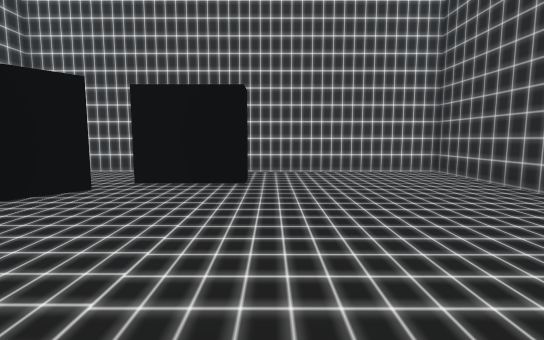
View 1 (above)

12 first-person views from a walk through a Unity game level. The camera is 1.2 m above the floor, tilts 6° down and sees 85° across. The floor is counted in squares, 1 m on a side. Each view is taken from the middle of a square. On the plan, view 1 faces up. The plan holds only what a view shows up to about 13 squares ahead; the rest is blank. The player character is not drawn. Some animated figures are left out.

View 2
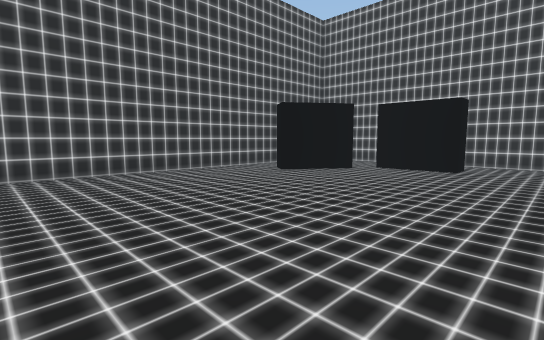

View 3
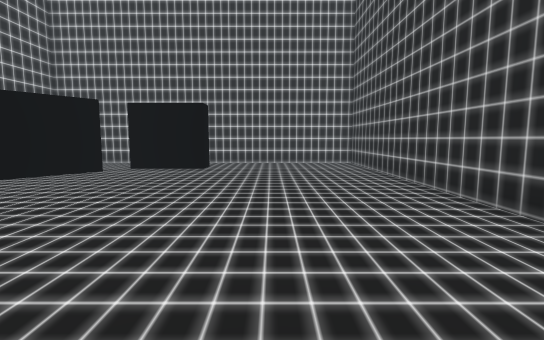

View 4
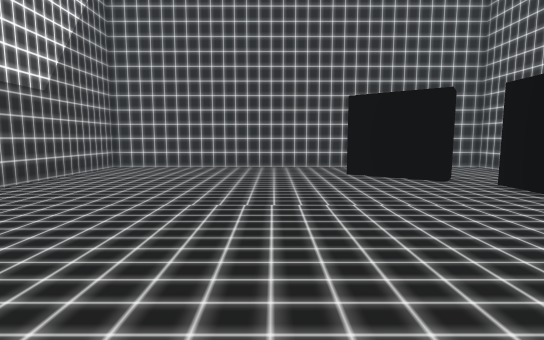

View 5
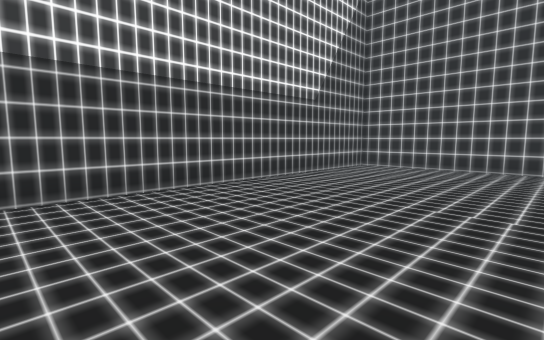

View 6
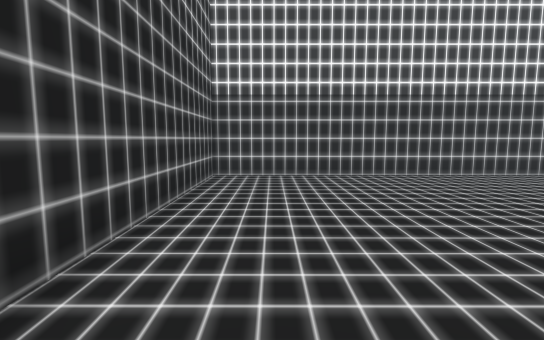

View 7
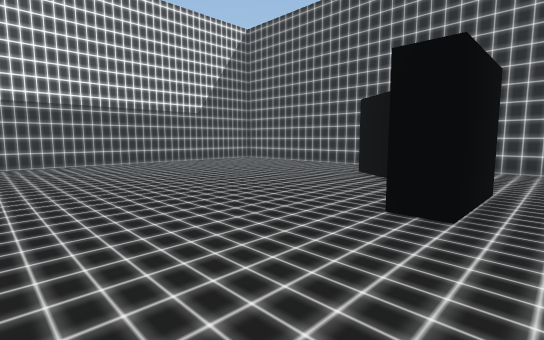

View 8
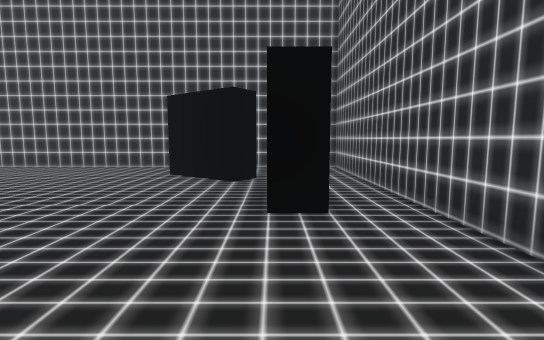

View 9
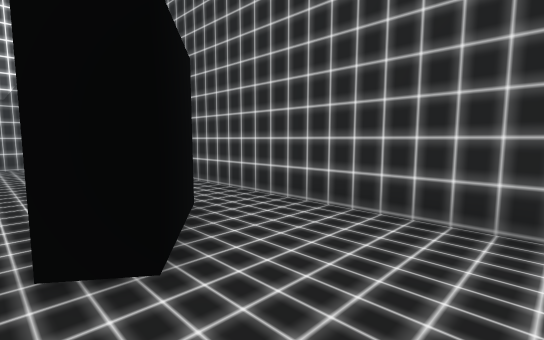

View 10
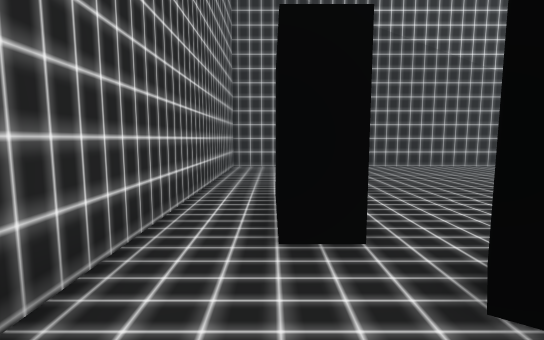

View 11
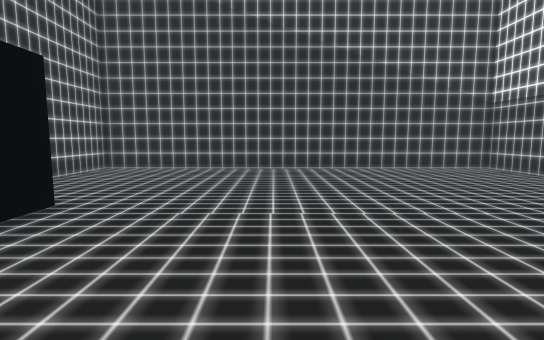

View 12
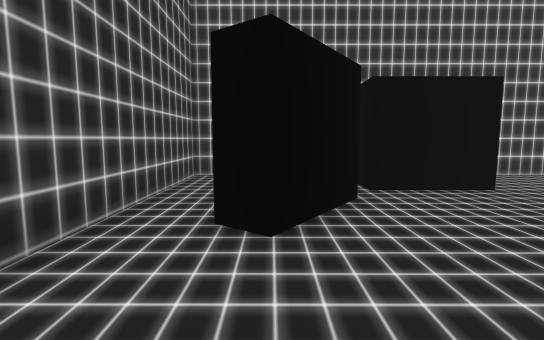

### Floor plan
Points are (right, up) in squares from view 1. A wall is a line through its corners. A room is listed if a view was taken in it or the views show most of it. See-through windows are left out.
Room 1 (views 1, 2, 3, 4, 5, 6, 7, 8, 11, 12)
walls: (-4.3, 6.9) (-6, 4.5); (-0.7, 9) (-0.7, 7.9) (-3.7, 7.9); (-8.5, 3.5) (-8.5, -4.7) (5.9, -4.7) (5.9, 10.7) (-0.6, 10.7)
ways out: opening at (-7.5, 4.5) to room 2; opening at (-1, 10) to room 2
Room 2 (views 9, 10)
walls: (-5.1, 7.6) (-4.3, 6.9); (-3.7, 7.9) (-3.7, 8.9) (-1.5, 8.9); (-6, 4.5) (-6.8, 5.2); (-0.6, 10.7) (-8.5, 10.7) (-8.5, 3.5)
ways out: opening at (-7.5, 4.5) to room 1; opening at (-1, 10) to room 1

Where each view was taken, in squares from view 1:
view 1: 0 up, 0 right, facing up
view 2: 4 down, 2 right, facing up-left
view 3: 4 down, 2 right, facing up
view 4: 2 up, 4 right, facing left
view 5: 2 up, 4 right, facing down-left
view 6: 5 up, 4 right, facing down
view 7: 10 up, 4 right, facing down-left
view 8: 8 up, 4 right, facing left
view 9: 10 up, 4 left, facing down-left
view 10: 9 up, 7 left, facing right
view 11: 4 up, 6 left, facing right
view 12: 1 up, 6 left, facing up
